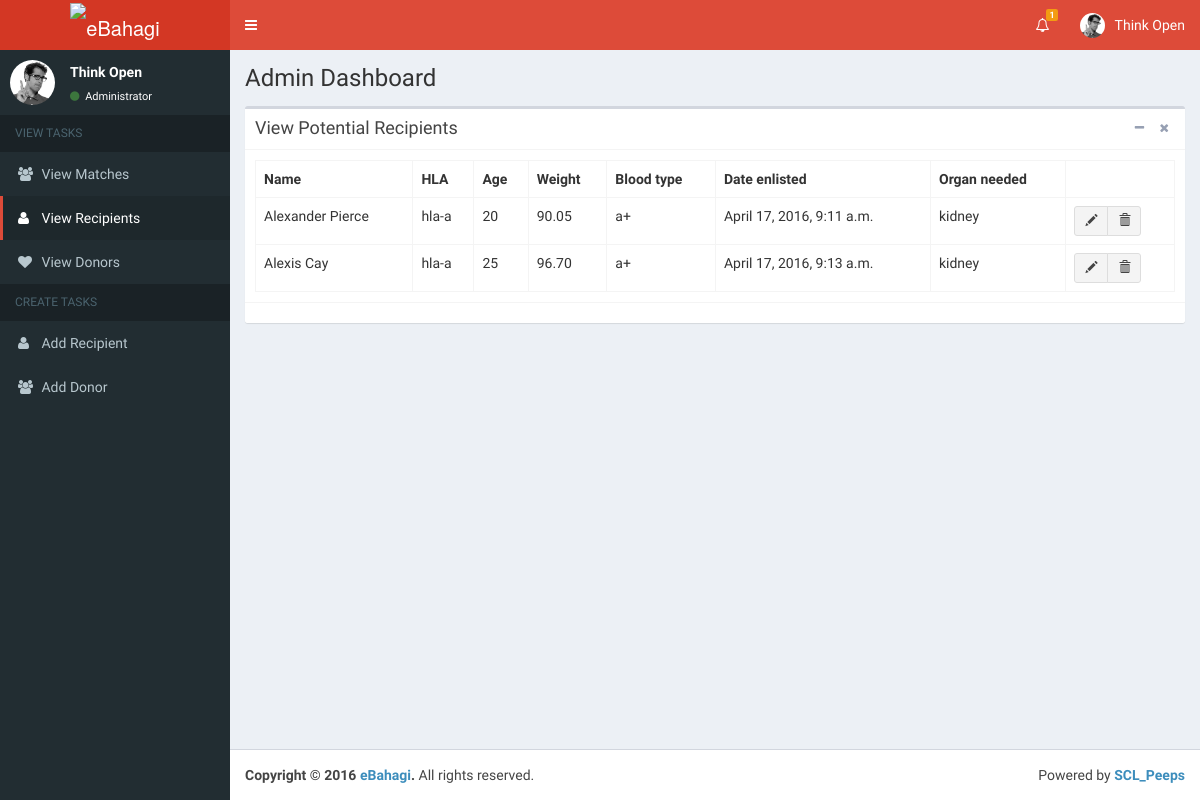
The app's page /recipients/, older data.
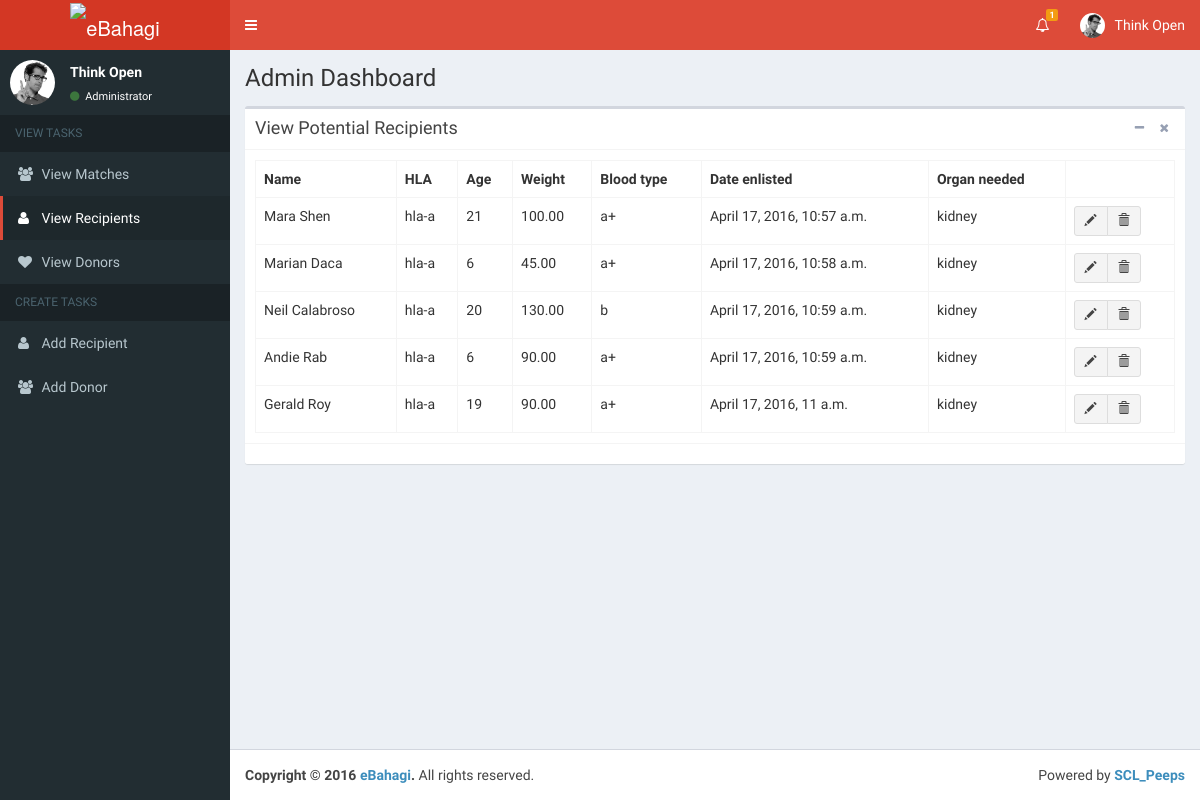
The same page, newer data.
### webapp/models.py (models this page shows, shortened)
class Person(models.Model):
    name = models.CharField(max_length = 50, default = '')
    hla = models.CharField(max_length = 20, default = '')
    age = models.IntegerField(default = 0)
    weight = models.DecimalField(decimal_places = 2, max_digits = 5, default = 0)
    blood = models.CharField(max_length = 5, default = '')
    contact = models.IntegerField(default = 0)
    date = models.DateTimeField(auto_now_add = True)
    enrollmentDate = models.IntegerField(default = 0)
    organ = models.ForeignKey(Organ)
    person_type = models.ForeignKey(PersonType)
    reactiveAntibodies = models.DecimalField(decimal_places = 2, max_digits = 5,default = 0)
    prevKidneyDonor = models.BooleanField(default = False)

class Organ(models.Model):
    name = models.CharField(unique = True, max_length = 10)
    description = models.CharField(max_length = 50, default = 'desc')

### webapp/views.py (the view)
# urls.py: url(r'^recipients/$', views.rec, name='rec'),
def rec(request):
    rec_list = Person.objects.filter(person_type__name='recipient')
    context = {'pagename': 'Recipients', 'rec_list': rec_list}
    return render(request, 'recipients.html', context)

### webapp/templates/recipients.html
{% extends 'dashboard.html' %}
{% block dashcontent %}
<div class="content-wrapper">
    <section class="content-header">
        <h1>
            Admin Dashboard
        </h1>
    </section>
    <section class="content">
      <div class="box">
        <div class="box-header with-border">
          <h3 class="box-title">View Potential Recipients</h3>
          <div class="box-tools pull-right">
            <button class="btn btn-box-tool" data-widget="collapse" data-toggle="tooltip" title="Collapse"><i class="fa fa-minus"></i></button>
            <button class="btn btn-box-tool" data-widget="remove" data-toggle="tooltip" title="Remove"><i class="fa fa-times"></i></button>
          </div>
        </div>
        <div class="box-body table-responsive">
          <table class="table table-bordered table-hover">
              <tr>
                  <th>Name</th>
                  <th>HLA</th>
                  <th>Age</th>
                  <th>Weight</th>
                  <th>Blood type</th>
                  <th>Date enlisted</th>
                  <th>Organ needed</th>
              </tr>
              {% for rec in rec_list %}
              <tr>
                  <td>{{ rec.name }}</td>
                  <td>{{ rec.hla }}</td>
                  <td>{{ rec.age }}</td>
                  <td>{{ rec.weight }}</td>
                  <td>{{ rec.blood }}</td>
                  <td>{{ rec.date }}</td>
                  <td>{{ rec.organ.name }}</td>
                  <td>
                      <div class="btn-group">
                        <a class="btn btn-default btn-sm" href="{% url 'person' rec.id %}"><span class="glyphicon glyphicon-pencil"></span></a>
                        <a class="btn btn-default btn-sm"><span class="glyphicon glyphicon-trash"></span></a>
                    </div>
                  </td>
              </tr>
              {% endfor %}
          </table>
        </div>
        <div class="box-footer">
        </div>
      </div>
    </section>
</div>
{% endblock %}

### webapp/templates/dashboard.html (shortened to what this page needs)
{% extends 'base.html' %}
{% load staticfiles %}
{% block styles %}
<link href='{% static "css/AdminLTE.min.css" %}' type='text/css' rel='stylesheet'/>
<link href='{% static "css/skins/_all-skins.min.css" %}' type='text/css' rel='stylesheet'/>
<link href='{% static "css/dashboard.css" %}' type='text/css' rel='stylesheet'/>
{% endblock %}
{% block content %}
<body class="hold-transition skin-red fixed sidebar-mini">
<div class="wrapper">
<header class="main-header">
    <a class="logo">
        <span class="logo-lg"><img src="" class="logoLessStroke" alt="eBahagi"></span>
    </a>
    <nav class="navbar navbar-static-top" role="navigation">
        <a href="" class="sidebar-toggle" data-toggle="offcanvas" role="button">
        </a>
        <div class="navbar-custom-menu">
            <ul class="nav navbar-nav">
                <li class="dropdown notifications-menu">
                    <a class="dropdown-toggle" data-toggle="dropdown">
                        <i class="fa fa-bell-o"></i>
                        <span class="label label-warning">1</span>
                    </a>
                </li>
                <li class="dropdown user user-menu">
                    <a class="dropdown-toggle" data-toggle="dropdown">
                        <img src="{% static 'img/user.jpg' %}" class="user-image" alt="User Image">
                        <span class="hidden-xs">Think Open</span>
                    </a>
                </li>
            </ul>
        </div>
    </nav>
</header>
<aside class="main-sidebar">
    <section class="sidebar">
        <div class="user-panel">
            <div class="pull-left image">
                <img src="{% static 'img/user.jpg' %}" class="img-circle" alt="User Image">
            </div>
            <div class="pull-left info">
                <p>Think Open</p>
                <a><i class="fa fa-circle text-success"></i> Administrator</a>
            </div>
        </div>
        <ul class="sidebar-menu">
            <li class="header admintab">VIEW TASKS</li>
            <li class="{% if 'matches' in request.path %} active {% endif %}"><a href="{% url 'matches' %}"><i class="fa fa-group"></i> <span>View Matches</span></a></li>
            <li class="{% if 'recipients' in request.path and 'recipients/add' not in request.path %} active {% endif %}"><a href="{% url 'rec' %}"><i class="fa fa-user"></i> <span>View Recipients</span></a></li>
            <li class="{% if 'organs' in request.path and 'organs/add' not in request.path %} active {% endif %}"><a href="{% url 'org' %}"><i class="fa fa-heart"></i> <span>View Donors</span></a></li>
            <li class="header admintab">CREATE TASKS</li>
            <li class="{% if 'recipients/add' in request.path %} active {% endif %}"><a href="{% url 'addrec' %}"><i class="fa fa-user"></i> <span>Add Recipient</span></a></li>
            <li class="{% if 'organs/add' in request.path %} active {% endif %}"><a href="{% url 'addorg' %}"><i class="fa fa-group"></i> <span>Add Donor</span></a></li>
        </ul>
    </section>
</aside>
{% block dashcontent %}{% endblock %}
<footer class="main-footer">
    <div class="pull-right hidden-xs">
        Powered by <strong><a>SCL_Peeps</a></strong>
    </div>
    <strong>Copyright &copy; 2016 <a href="">eBahagi</a>.</strong> All rights reserved.
</footer>
</div>
</body>
{% endblock %}

### webapp/templates/base.html (shortened to what this page needs)
<!DOCTYPE html>
<html lang="en">
<head>
  {% load staticfiles %}
    <link href='{% static "css/bootstrap.min.css" %}' type='text/css' rel='stylesheet'/>
    <link href='{% static "css/font-awesome.min.css" %}' type='text/css' rel='stylesheet'/>
  {% block styles %}
  {% endblock %}
</head>
  {% block content %}
  {% endblock %}
</body>
</html>

Row changes from the older to the newer data that the page shows:
removed Person: name "Alexander Pierce", hla "hla-a", age "20", weight "90.05", blood "a+", date "April 17, 2016, 9:11 a.m.", organ.name "kidney"
removed Person: name "Alexis Cay", hla "hla-a", age "25", weight "96.70", blood "a+", date "April 17, 2016, 9:13 a.m.", organ.name "kidney"
added Person: name "Mara Shen", hla "hla-a", age "21", weight "100.00", blood "a+", date "April 17, 2016, 10:57 a.m.", organ.name "kidney"
added Person: name "Marian Daca", hla "hla-a", age "6", weight "45.00", blood "a+", date "April 17, 2016, 10:58 a.m.", organ.name "kidney"
added Person: name "Neil Calabroso", hla "hla-a", age "20", weight "130.00", blood "b", date "April 17, 2016, 10:59 a.m.", organ.name "kidney"
added Person: name "Andie Rab", hla "hla-a", age "6", weight "90.00", blood "a+", date "April 17, 2016, 10:59 a.m.", organ.name "kidney"
added Person: name "Gerald Roy", hla "hla-a", age "19", weight "90.00", blood "a+", date "April 17, 2016, 11 a.m.", organ.name "kidney"
